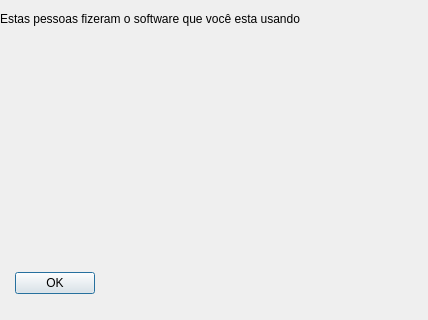
<?xml version="1.0" encoding="UTF-8"?>
<ui version="4.0">
 <class>creditos</class>
 <widget class="QDialog" name="creditos">
  <property name="geometry">
   <rect>
    <x>0</x>
    <y>0</y>
    <width>428</width>
    <height>320</height>
   </rect>
  </property>
  <property name="windowTitle">
   <string>Creditos</string>
  </property>
  <property name="windowIcon">
   <iconset resource="img.qrc">
    <normaloff>:/newPrefix/images/logo.png</normaloff>:/newPrefix/images/logo.png</iconset>
  </property>
  <widget class="QDialogButtonBox" name="buttonBox">
   <property name="geometry">
    <rect>
     <x>10</x>
     <y>270</y>
     <width>85</width>
     <height>27</height>
    </rect>
   </property>
   <property name="orientation">
    <enum>Qt::Horizontal</enum>
   </property>
   <property name="standardButtons">
    <set>QDialogButtonBox::Ok</set>
   </property>
  </widget>
  <widget class="QLabel" name="label">
   <property name="geometry">
    <rect>
     <x>0</x>
     <y>10</y>
     <width>381</width>
     <height>17</height>
    </rect>
   </property>
   <property name="text">
    <string>Estas pessoas fizeram o software que você esta usando</string>
   </property>
  </widget>
 </widget>
 <resources>
  <include location="img.qrc"/>
 </resources>
 <connections>
  <connection>
   <sender>buttonBox</sender>
   <signal>accepted()</signal>
   <receiver>creditos</receiver>
   <slot>accept()</slot>
   <hints>
    <hint type="sourcelabel">
     <x>248</x>
     <y>254</y>
    </hint>
    <hint type="destinationlabel">
     <x>157</x>
     <y>274</y>
    </hint>
   </hints>
  </connection>
  <connection>
   <sender>buttonBox</sender>
   <signal>rejected()</signal>
   <receiver>creditos</receiver>
   <slot>reject()</slot>
   <hints>
    <hint type="sourcelabel">
     <x>316</x>
     <y>260</y>
    </hint>
    <hint type="destinationlabel">
     <x>286</x>
     <y>274</y>
    </hint>
   </hints>
  </connection>
 </connections>
</ui>
